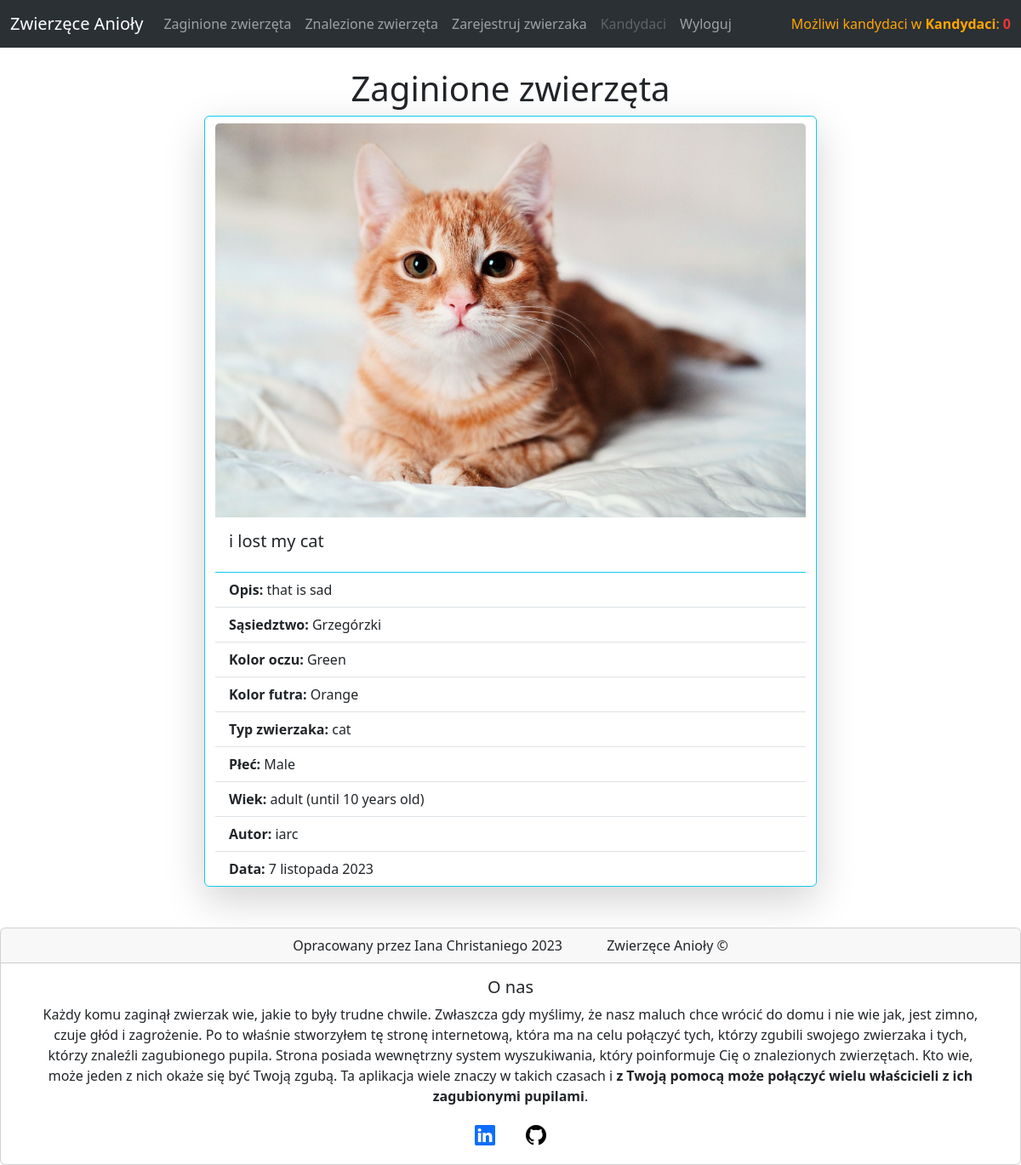
Before: /pets/lost/ with the older database file.
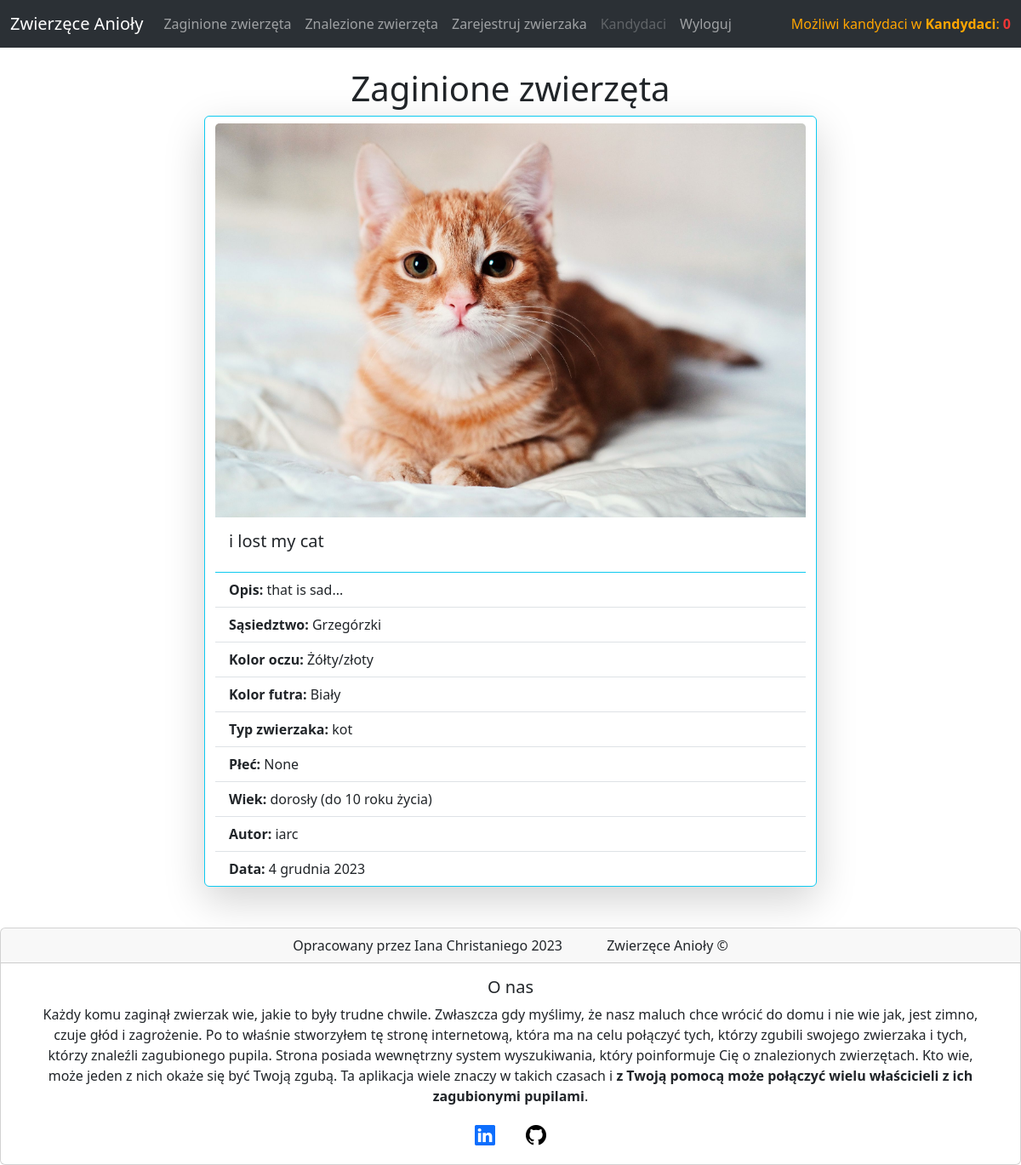
After: the same page with the newer database file.
### crud/models.py (models this page shows, shortened)
class EventModel(models.Model):
    author = models.ForeignKey(User, on_delete=models.CASCADE, verbose_name="Autor")
    title = models.CharField(max_length = 50, blank = False, null = False, verbose_name="Tytuł")
    event = models.TextField(max_length = 250, blank = False, null = False, verbose_name="Opis")
    petType = (
        ("kot", "kot"),
        ("pies", "pies"),
        ("inny", "inny")
    )
    type = models.CharField(max_length = 5, blank = False, null = False, choices = petType, verbose_name="Typ zwierzaka")
    petsCharacteristics_eyes = (
        ("Żółty/złoty", "Żółty/złoty"),
        ("Zielony", "Zielony"),
        ("Niebieski", "Niebieski"),
        ("Miedź/bursztyn", "Miedź/bursztyn"),
        ("Mieszane kolory", "Mieszane kolory")
    )
    eyesColor = models.CharField(max_length = 35, choices = petsCharacteristics_eyes, blank = True, null = True, verbose_name="Kolor oczu")
    petsCharacteristics_fur = (
        ("Czarny", "Czarny"),
        ("Biały", "Biały"),
        ("Rudy", "Rudy"),
        ("Szary", "Szary"),
        ("Dwa różne kolory", "Dwa różne kolory"),
        ("Trzy różne kolory", "Trzy różne kolory")
    )
    furColor = models.CharField(max_length = 18, choices = petsCharacteristics_fur, help_text="(Dominujący)", verbose_name="Kolor futra")
    petsCharacteristics_gender = (
        ("Samiec", "Samiec"),
        ("Samica", "Samica")
    )
    gender = models.CharField(max_length = 9, choices = petsCharacteristics_gender, blank = True, null = True, verbose_name="Płeć")
    petsCharacteristics_age = (
        ("szczenię (do 1 roku życia)", "szczenię (do 1 roku życia)"),
        ("dorosły (do 10 roku życia)", "dorosły (do 10 roku życia)"),
        ("seniorzy (od 10 lat)", "seniorzy (od 10 lat)")
    )
    age = models.CharField(max_length = 26, choices = petsCharacteristics_age, blank = True, null = True, verbose_name="Wiek")
    locationOptions = (
            ("Bieńczyce", "Bieńczyce"),
            ("Bieżanów-Prokocim", "Bieżanów-Prokocim"),
            ("Bronowice", "Bronowice"),
            ("Czyżyny", "Czyżyny"),
            ("Dębniki", "Dębniki"),
            ("Grzegórzki", "Grzegórzki"),
            ("Krowodrza", "Krowodrza"),
            ("Łagiewniki–Borek Fałęcki", "Łagiewniki–Borek Fałęcki"),
            ("Mistrzejowice", "Mistrzejowice"),
            ("Nowa Huta", "Nowa Huta"),
            ("Podgórze", "Podgórze",),
            ("Podgórze Duchackie", "Podgórze Duchackie"),
            ("Prądnik Biały", "Prądnik Biały"),
            ("Prądnik Czerwony", "Prądnik Czerwony"),
            ("Stare Miasto", "Stare Miasto"),
            ("Swoszowice", "Swoszowice"),
            ("Wzgórza Krzesławickie", "Wzgórza Krzesławickie"),
            ("Zwierzyniec", "Zwierzyniec")
        )
    neighborhood = models.CharField(max_length = 25, choices = locationOptions, help_text="(Ostatni raz widziano zwierzaka.)", verbose_name="Sąsiedztwo")
    contact = models.EmailField(blank = True, default = "youremail@example.com", help_text="(Informacja ta wyświetli się tylko w Wyszukiwarce Zwierzaków, jeśli system znajdzie potencjalnych kandydatów.)", verbose_name="Kontakt")
    pic  = models.ImageField(null = True, blank=True, upload_to = "media/", verbose_name="Zdjęcie")
    date = models.DateField(auto_now = True, verbose_name="Data")
    lost = models.BooleanField(help_text = "(Zaznacz to pole, jeśli Twój zwierzak ZAGINĄŁ. Jeśli znalazłeś zwierzaka, NIE zaznaczaj żadnego z pól.)", verbose_name="Zaginiony zwierzak")
    found = models.BooleanField(default = False, help_text="(Zaznacz to pole, jeśli Twój pupil już się ODNALAZŁ. Jeśli znalazłeś zwierzaka, NIE zaznaczaj żadnego z pól.)", verbose_name="Znaleziony zwierzak")

### crud/views.py (the view)
# urls.py: path('lost/', views.lostList, name = 'lostList'),
def lostList(request):
    events = EventModel.objects.all().order_by("-date")
    try:
        candidates = eventSearcher(request.user)
        amountResults = len(candidates)
    except:
        amountResults = 0
    return render(request, "lostlist.html", {"eventsToTemplate": events, "username": request.user, "amountOfCandidates": amountResults})

### crud/templates/lostlist.html (shortened to what this page needs)
{% extends "general_users_template.html" %}
{% block foundList %}
<div class="container fluid p-4">
    <div class="row justify-content-center ">
        <div class="col">
            <div class="container text-center mt-8 mb-2">
                <h1>Zaginione zwierzęta</h1>
            </div>
            <div class="row justify-content-center mt-2 mb-4">
                {% for event in eventsToTemplate %}
                    {% if event.lost == True %}
                        <div class="card border-info shadow-lg" style="width: 45rem;">
                            <a href="{% url 'crud:specificEvent' event.id %}"><img src="{{ event.pic.url }}" class="card-img-top mt-2" alt="Pet's image"></a>
                            <div class="card-body">
                                <h5 class="card-title">{{ event.title }}
                                </h5>
                            </div>
                            <ul class="list-group list-group-flush">
                                <li class="list-group-item"><strong>Opis: </strong> {{ event.event }}</li>
                                <li class="list-group-item"><strong>Sąsiedztwo: </strong> {{ event.neighborhood }}</li>
                                <li class="list-group-item"><strong>Kolor oczu: </strong> {{ event.eyesColor }}</li>
                                <li class="list-group-item"><strong>Kolor futra: </strong> {{ event.furColor }}</li>
                                <li class="list-group-item"><strong>Typ zwierzaka: </strong> {{ event.type }}</li>
                                <li class="list-group-item"><strong>Płeć: </strong> {{ event.gender }}</li>
                                <li class="list-group-item"><strong>Wiek: </strong> {{ event.age }}</li>
                                <li class="list-group-item"><strong>Autor: </strong> {{ event.author }}</li>
                                <li class="list-group-item"><strong>Data: </strong> {{ event.date }}</li>
                            </ul>
                        </div>
                        <br>
                    {% endif %}
                {% endfor %}
            </div>
        </div>
    </div>
</div>
{% endblock%}

### crud/templates/general_users_template.html (shortened to what this page needs)
<!DOCTYPE html>
{% load static %}
<html lang="en">
<head>
    <link href="https://cdn.jsdelivr.net/npm/bootstrap@5.3.2/dist/css/bootstrap.min.css" rel="stylesheet">
    <link rel="stylesheet" href="{% static 'general_users_template.css' %}">
    <link rel="stylesheet" href="https://cdn.jsdelivr.net/npm/bootstrap-icons@1.11.1/font/bootstrap-icons.css">
</head>
<body>
    <nav class="navbar navbar-expand-lg sticky-top bg-body-tertiary" data-bs-theme="dark">
      <div class="container-fluid">
        <a class="navbar-brand" href="#">Zwierzęce Anioły</a>
        <div class="collapse navbar-collapse" id="navbarText">
          <ul class="navbar-nav me-auto mb-2 mb-lg-0">
            <li class="nav-item">
                <a href="{% url 'crud:lostList' %}" class="nav-link" id="events">Zaginione zwierzęta</a>
            </li>
            <li class="nav-item">
              <a href="{% url 'crud:foundList' %}" class="nav-link" id="events">Znalezione zwierzęta</a>
          </li>
            <li class="nav-item">
              <a href="{% url 'crud:newEvent' %}" class="nav-link">Zarejestruj zwierzaka</a>
            </li>
            {% if amountOfCandidates > 0 %}
            <li class="nav-item">
              <a href="{% url 'crud:possibleCandidates' %}" class="nav-link">Kandydaci</a>
            </li>
            {% else %}
            <li class="nav-item">
              <a href="" class="nav-link disabled">Kandydaci</a>
            </li>
            {% endif %}
            <li class="nav-item">
              <a href="{% url 'users:logout' %}" class="nav-link">Wyloguj</a>
            </li>
          </ul>
          <span class="navbar-text">
            <span class="path">Możliwi kandydaci w <strong>Kandydaci</strong>: </span><strong id="finder">{{ amountOfCandidates }}</strong>
          </span>
        </div>
      </div>
    </nav>
    {% block foundList %}{% endblock %}
    <div class="card text-center">
      <div class="card-header">
        <span class="card-text m-4">Opracowany przez Iana Christaniego 2023</span>
        <span class="card-text m-4">Zwierzęce Anioły &copy;</span>
      </div>
      <div class="card-body">
        <div class="container m-6">
          <h5 class="card-title">O nas</h5>
          <p class="card-text">
            Każdy komu zaginął zwierzak wie, jakie to były trudne chwile.
            Zwłaszcza gdy myślimy, że nasz maluch chce wrócić do domu i nie wie jak,
            jest zimno, czuje głód i zagrożenie. Po to właśnie stworzyłem tę stronę internetową, która ma na celu
            połączyć tych, którzy zgubili swojego zwierzaka i tych, którzy znaleźli zagubionego pupila.
            Strona posiada wewnętrzny system wyszukiwania, który poinformuje Cię o znalezionych zwierzętach. Kto wie,
            może jeden z nich okaże się być Twoją zgubą. Ta aplikacja wiele znaczy w takich czasach i
            <strong>z Twoją pomocą może połączyć wielu właścicieli z ich zagubionymi pupilami</strong>.
          </p>
          <a href="https://www.linkedin.com/in/ian-christani/"><i class="bi bi-linkedin m-3"></i></a>
          <a href="https://github.com/ianchristani/petangel"><i class="bi bi-github m-3"></i></a>
        </div>
      </div>
    </div>
</body>
</html>

### crud/static/general_users_template.css (style rules this page uses)
.path { color:orange; }
#finder { color:#ef3636; }
.bi.bi-linkedin { font-size: 1.5rem; }
.bi.bi-github { font-size: 1.5rem; color:black; }

Changed rows visible on the page:
changed EventModel "i lost my cat": event "that is sad" → "that is sad..."; eyesColor "Green" → "Żółty/złoty"; furColor "Orange" → "Biały"; type "cat" → "kot"; gender "Male" → "None"; age "adult (until 10 years old)" → "dorosły (do 10 roku życia)"; date "7 listopada 2023" → "4 grudnia 2023"
